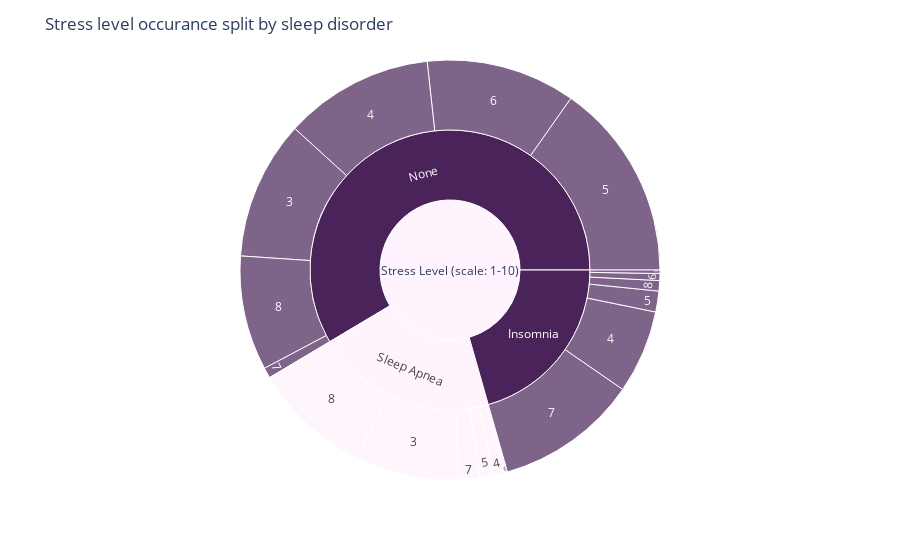

The notebook cell saved with this chart:
### Code cell
#stress level by sleep disorder
Stess_split = sleep_data.groupby('Stress Level (scale: 1-10)')['Sleep Disorder'].value_counts()
print (Stess_split)

#Sunburst plot of Stress level occurance split by sleep disorder
fig=px.sunburst(sleep_data,path=[px.Constant('Stress Level (scale: 1-10)'),'Sleep Disorder','Stress Level (scale: 1-10)'],
               color='Sleep Disorder'
               ,color_discrete_sequence=['#4A235A','#FFF3FD'])
fig.update_layout(title='Stress level occurance split by sleep disorder')
fig.show()

### Figure 1 — Plotly figure (JSON) as saved in the notebook; plotly's stock layout.template omitted (floating-point values rounded to 4 significant figures)
{"data": [{"branchvalues": "total", "customdata": [["Insomnia"], ["Sleep Apnea"], ["Insomnia"], ["Insomnia"], ["None"], ["Insomnia"], ["Sleep Apnea"], ["None"], ["Insomnia"], ["Sleep Apnea"], ["None"], ["Insomnia"], ["Sleep Apnea"], ["None"], ["Sleep Apnea"], ["None"], ["Sleep Apnea"], ["(?)"], ["None"], ["Insomnia"], ["None"], ["Sleep Apnea"]], "domain": {"x": [0, 1], "y": [0, 1]}, "hovertemplate": "labels=%{label}<br>count=%{value}<br>parent=%{parent}<br>id=%{id}<br>Sleep Disorder=%{customdata[0]}<extra></extra>", "ids": ["Stress Level (scale: 1-10)/Insomnia", "Stress Level (scale: 1-10)/Sleep Apnea/4", "Stress Level (scale: 1-10)/Insomnia/5", "Stress Level (scale: 1-10)/Insomnia/3", "Stress Level (scale: 1-10)/None", "Stress Level (scale: 1-10)/Insomnia/8", "Stress Level (scale: 1-10)/Sleep Apnea/7", "Stress Level (scale: 1-10)/None/7", "Stress Level (scale: 1-10)/Insomnia/7", "Stress Level (scale: 1-10)/Sleep Apnea/6", "Stress Level (scale: 1-10)/None/6", "Stress Level (scale: 1-10)/Insomnia/6", "Stress Level (scale: 1-10)/Sleep Apnea/5", "Stress Level (scale: 1-10)/None/5", "Stress Level (scale: 1-10)/Sleep Apnea/3", "Stress Level (scale: 1-10)/None/3", "Stress Level (scale: 1-10)/Sleep Apnea", "Stress Level (scale: 1-10)", "Stress Level (scale: 1-10)/None/4", "Stress Level (scale: 1-10)/Insomnia/4", "Stress Level (scale: 1-10)/None/8", "Stress Level (scale: 1-10)/Sleep Apnea/8"], "labels": ["Insomnia", "4", "5", "3", "None", "8", "7", "7", "7", "6", "6", "6", "5", "5", "3", "3", "Sleep Apnea", "Stress Level (scale: 1-10)", "4", "4", "8", "8"], "marker": {"colors": ["#4A235A", "#FFF3FD", "#4A235A", "#4A235A", "#4A235A", "#4A235A", "#FFF3FD", "#4A235A", "#4A235A", "#FFF3FD", "#4A235A", "#4A235A", "#FFF3FD", "#4A235A", "#FFF3FD", "#4A235A", "#FFF3FD", "#FFF3FD", "#4A235A", "#4A235A", "#4A235A", "#FFF3FD"]}, "name": "", "parents": ["Stress Level (scale: 1-10)", "Stress Level (scale: 1-10)/Sleep Apnea", "Stress Level (scale: 1-10)/Insomnia", "Stress Level (scale: 1-10)/Insomnia", "Stress Level (scale: 1-10)", "Stress Level (scale: 1-10)/Insomnia", "Stress Level (scale: 1-10)/Sleep Apnea", "Stress Level (scale: 1-10)/None", "Stress Level (scale: 1-10)/Insomnia", "Stress Level (scale: 1-10)/Sleep Apnea", "Stress Level (scale: 1-10)/None", "Stress Level (scale: 1-10)/Insomnia", "Stress Level (scale: 1-10)/Sleep Apnea", "Stress Level (scale: 1-10)/None", "Stress Level (scale: 1-10)/Sleep Apnea", "Stress Level (scale: 1-10)/None", "Stress Level (scale: 1-10)", "", "Stress Level (scale: 1-10)/None", "Stress Level (scale: 1-10)/Insomnia", "Stress Level (scale: 1-10)/None", "Stress Level (scale: 1-10)/Sleep Apnea"], "type": "sunburst", "values": [77, 3, 6, 1, 219, 3, 6, 3, 41, 1, 43, 2, 4, 57, 30, 40, 78, 374, 43, 24, 33, 34]}], "layout": {"autosize": true, "legend": {"tracegroupgap": 0}, "margin": {"t": 60}, "sunburstcolorway": ["#4A235A", "#FFF3FD"], "title": {"text": "Stress level occurance split by sleep disorder"}}}
